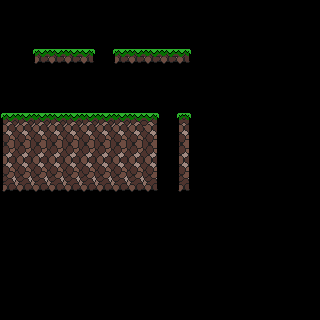

The image is a tile-based game level rendered from a .tmx file. Its description and complete source (layers, tilesets, objects, tile grids) follow:
An orthogonal 20x20 tile map with 16x16 px tiles, 1 tile layer (Tile Layer 1).

<map version="1.0" tiledversion="1.0.3" orientation="orthogonal" renderorder="right-down" width="20" height="20" tilewidth="16" tileheight="16" nextobjectid="1">
 <tileset firstgid="1" source="Caves.tsx" />
 <layer name="Tile Layer 1" width="20" height="20">
  <data encoding="csv">
0,0,0,0,0,0,0,0,0,0,0,0,0,0,0,0,0,0,0,0,
0,0,0,0,0,0,0,0,0,0,0,0,0,0,0,0,0,0,0,0,
0,0,0,0,0,0,0,0,0,0,0,0,0,0,0,0,0,0,0,0,
0,0,4,5,5,6,0,4,5,5,5,6,0,0,0,0,0,0,0,0,
0,0,0,0,0,0,0,0,0,0,0,0,0,0,0,0,0,0,0,0,
0,0,0,0,0,0,0,0,0,0,0,0,0,0,0,0,0,0,0,0,
0,0,0,0,0,0,0,0,0,0,0,0,0,0,0,0,0,0,0,0,
1,2,2,2,2,2,2,2,2,3,0,7,0,0,0,0,0,0,0,0,
17,18,18,18,18,18,18,18,18,51,0,23,0,0,0,0,0,0,0,0,
33,34,34,34,34,34,34,34,34,35,0,39,0,0,0,0,0,0,0,0,
17,18,18,18,18,18,18,18,18,51,0,55,0,0,0,0,0,0,0,0,
65,66,66,66,66,66,66,66,66,67,0,71,0,0,0,0,0,0,0,0,
0,0,0,0,0,0,0,0,0,0,0,0,0,0,0,0,0,0,0,0,
0,0,0,0,0,0,0,0,0,0,0,0,0,0,0,0,0,0,0,0,
0,0,0,0,0,0,0,0,0,0,0,0,0,0,0,0,0,0,0,0,
0,0,0,0,0,0,0,0,0,0,0,0,0,0,0,0,0,0,0,0,
0,0,0,0,0,0,0,0,0,0,0,0,0,0,0,0,0,0,0,0,
0,0,0,0,0,0,0,0,0,0,0,0,0,0,0,0,0,0,0,0,
0,0,0,0,0,0,0,0,0,0,0,0,0,0,0,0,0,0,0,0,
0,0,0,0,0,0,0,0,0,0,0,0,0,0,0,0,0,0,0,0
</data>
 </layer>
</map>